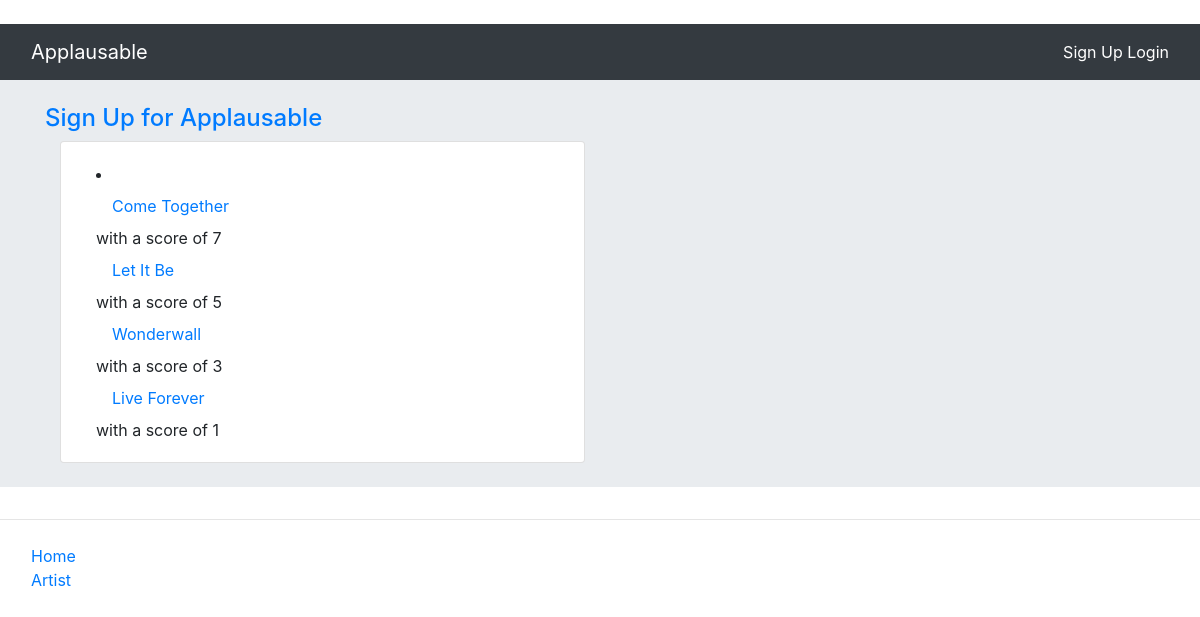
The app's page /applausable/highestReviewedSongs/, older data.
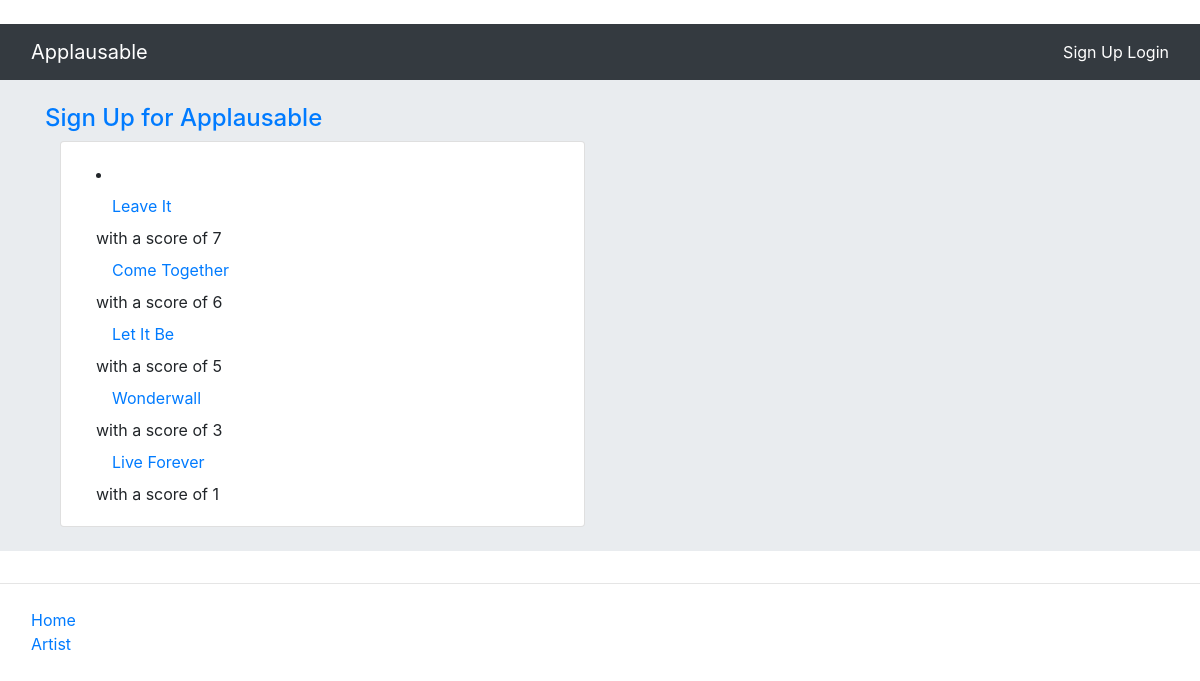
The same page, newer data.
### rango/models.py (models this page shows, shortened)
class Song(models.Model):
    songID = models.IntegerField(primary_key=True,  unique=True)
    title = models.CharField(max_length=128, default='Title')
    albumID = models.ForeignKey(Album, on_delete=models.CASCADE)
    artistName = models.CharField(max_length=128, default='ArtistName')
    artistID = models.ForeignKey(Artist, on_delete=models.CASCADE)
    linkToSong = models.CharField(max_length=248, default = 'link')
    slug = models.SlugField(unique=True, default=uuid.uuid1)
    overallScore = models.IntegerField(default=0)

### rango/views.py (the view)
# urls.py: path('highestReviewedSongs/', views.highestReviewedSongs, name='highestReviewedSongs'),
def highestReviewedSongs(request):
    context_dict = {}
    songs = Song.objects.order_by('-overallScore')[:10]
    context_dict['songs'] = songs
    return render(request, 'applausable/highestReviewedSongs.html', context=context_dict)

### templates/applausable/highestReviewedSongs.html (shortened to what this page needs)
﻿{% extends 'applausable/base.html' %}
{% load staticfiles %}
{% block body_block %}
<div class="jumbotron jumbotron-fluid p-4">
    <div class="container">
        <h4 class="jumbotron-heading">
            <a href="{% url 'applausable:signup' %}">Sign Up for Applausable</a>
        </h4>
        <div class="container">
            <div class="row">
                <div class="col-md-6">
                    <div class="card mb-6">
                        <div class="card-body">
                            <div class='container'>
                                {% if songs %}
                                    <li>
                                        {% for song in songs %}
                                        <a class="nav-link active" href="{% url 'applausable:show_song' song.slug %}">
                                            {{ song.title }}
                                        </a> with a score of {{song.overallScore}}
                                        {% endfor %}
                                    </li>
                                {% endif %}
                            </div>
                        </div>
                    </div>
                </div>
            </div>
        </div>
    </div>
</div>
{% endblock %}

Row changes from the older to the newer data that the page shows:
added Song: title "Leave It", overallScore "7"
changed Song "Come Together": overallScore "7" → "6"
